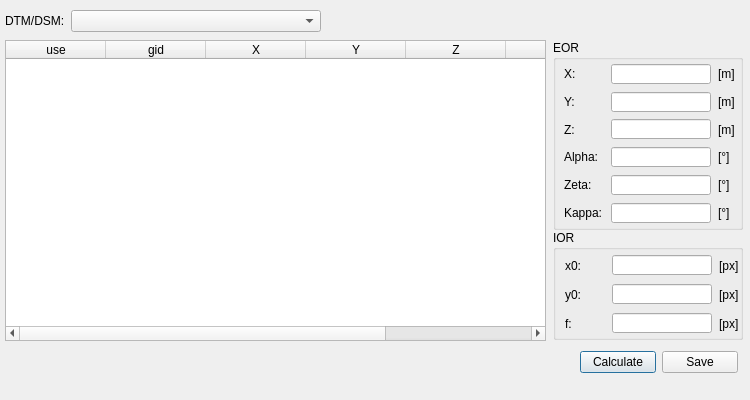
<?xml version="1.0" encoding="UTF-8"?>
<ui version="4.0">
 <class>Dialog</class>
 <widget class="QDialog" name="Dialog">
  <property name="geometry">
   <rect>
    <x>0</x>
    <y>0</y>
    <width>750</width>
    <height>400</height>
   </rect>
  </property>
  <property name="minimumSize">
   <size>
    <width>750</width>
    <height>400</height>
   </size>
  </property>
  <property name="maximumSize">
   <size>
    <width>750</width>
    <height>400</height>
   </size>
  </property>
  <property name="windowTitle">
   <string>Dialog</string>
  </property>
  <widget class="QTableWidget" name="table_gcps">
   <property name="geometry">
    <rect>
     <x>5</x>
     <y>40</y>
     <width>541</width>
     <height>301</height>
    </rect>
   </property>
   <property name="sizeAdjustPolicy">
    <enum>QAbstractScrollArea::AdjustToContentsOnFirstShow</enum>
   </property>
   <property name="editTriggers">
    <set>QAbstractItemView::NoEditTriggers</set>
   </property>
   <property name="alternatingRowColors">
    <bool>true</bool>
   </property>
   <property name="selectionMode">
    <enum>QAbstractItemView::NoSelection</enum>
   </property>
   <property name="selectionBehavior">
    <enum>QAbstractItemView::SelectRows</enum>
   </property>
   <attribute name="horizontalHeaderHighlightSections">
    <bool>true</bool>
   </attribute>
   <column>
    <property name="text">
     <string>use</string>
    </property>
   </column>
   <column>
    <property name="text">
     <string>gid</string>
    </property>
   </column>
   <column>
    <property name="text">
     <string>X</string>
    </property>
   </column>
   <column>
    <property name="text">
     <string>Y</string>
    </property>
   </column>
   <column>
    <property name="text">
     <string>Z</string>
    </property>
   </column>
   <column>
    <property name="text">
     <string>x</string>
    </property>
   </column>
   <column>
    <property name="text">
     <string>y</string>
    </property>
   </column>
  </widget>
  <widget class="QGroupBox" name="groupBox">
   <property name="geometry">
    <rect>
     <x>553</x>
     <y>40</y>
     <width>190</width>
     <height>190</height>
    </rect>
   </property>
   <property name="minimumSize">
    <size>
     <width>190</width>
     <height>190</height>
    </size>
   </property>
   <property name="maximumSize">
    <size>
     <width>190</width>
     <height>200</height>
    </size>
   </property>
   <property name="layoutDirection">
    <enum>Qt::LeftToRight</enum>
   </property>
   <property name="title">
    <string>EOR</string>
   </property>
   <property name="flat">
    <bool>true</bool>
   </property>
   <property name="checkable">
    <bool>false</bool>
   </property>
   <widget class="QWidget" name="">
    <property name="geometry">
     <rect>
      <x>10</x>
      <y>23</y>
      <width>176</width>
      <height>161</height>
     </rect>
    </property>
    <layout class="QVBoxLayout" name="verticalLayout">
     <item>
      <layout class="QHBoxLayout" name="horizontalLayout_2">
       <item>
        <widget class="QLabel" name="label_2">
         <property name="minimumSize">
          <size>
           <width>40</width>
           <height>0</height>
          </size>
         </property>
         <property name="maximumSize">
          <size>
           <width>40</width>
           <height>16777215</height>
          </size>
         </property>
         <property name="lineWidth">
          <number>0</number>
         </property>
         <property name="text">
          <string>X:</string>
         </property>
        </widget>
       </item>
       <item>
        <widget class="QLineEdit" name="line_prc_x">
         <property name="enabled">
          <bool>true</bool>
         </property>
         <property name="minimumSize">
          <size>
           <width>100</width>
           <height>20</height>
          </size>
         </property>
         <property name="maximumSize">
          <size>
           <width>100</width>
           <height>20</height>
          </size>
         </property>
         <property name="readOnly">
          <bool>true</bool>
         </property>
        </widget>
       </item>
       <item>
        <widget class="QLabel" name="label_11">
         <property name="minimumSize">
          <size>
           <width>20</width>
           <height>0</height>
          </size>
         </property>
         <property name="maximumSize">
          <size>
           <width>20</width>
           <height>16777215</height>
          </size>
         </property>
         <property name="text">
          <string>[m]</string>
         </property>
        </widget>
       </item>
      </layout>
     </item>
     <item>
      <layout class="QHBoxLayout" name="horizontalLayout_3">
       <item>
        <widget class="QLabel" name="label_3">
         <property name="minimumSize">
          <size>
           <width>40</width>
           <height>0</height>
          </size>
         </property>
         <property name="maximumSize">
          <size>
           <width>40</width>
           <height>16777215</height>
          </size>
         </property>
         <property name="text">
          <string>Y:</string>
         </property>
        </widget>
       </item>
       <item>
        <widget class="QLineEdit" name="line_prc_y">
         <property name="minimumSize">
          <size>
           <width>100</width>
           <height>20</height>
          </size>
         </property>
         <property name="maximumSize">
          <size>
           <width>100</width>
           <height>20</height>
          </size>
         </property>
         <property name="readOnly">
          <bool>true</bool>
         </property>
        </widget>
       </item>
       <item>
        <widget class="QLabel" name="label_12">
         <property name="minimumSize">
          <size>
           <width>20</width>
           <height>0</height>
          </size>
         </property>
         <property name="maximumSize">
          <size>
           <width>20</width>
           <height>16777215</height>
          </size>
         </property>
         <property name="text">
          <string>[m]</string>
         </property>
        </widget>
       </item>
      </layout>
     </item>
     <item>
      <layout class="QHBoxLayout" name="horizontalLayout_4">
       <item>
        <widget class="QLabel" name="label_4">
         <property name="minimumSize">
          <size>
           <width>40</width>
           <height>0</height>
          </size>
         </property>
         <property name="maximumSize">
          <size>
           <width>40</width>
           <height>16777215</height>
          </size>
         </property>
         <property name="text">
          <string>Z:</string>
         </property>
        </widget>
       </item>
       <item>
        <widget class="QLineEdit" name="line_prc_z">
         <property name="minimumSize">
          <size>
           <width>100</width>
           <height>20</height>
          </size>
         </property>
         <property name="maximumSize">
          <size>
           <width>100</width>
           <height>20</height>
          </size>
         </property>
         <property name="readOnly">
          <bool>true</bool>
         </property>
        </widget>
       </item>
       <item>
        <widget class="QLabel" name="label_13">
         <property name="minimumSize">
          <size>
           <width>20</width>
           <height>0</height>
          </size>
         </property>
         <property name="maximumSize">
          <size>
           <width>20</width>
           <height>16777215</height>
          </size>
         </property>
         <property name="text">
          <string>[m]</string>
         </property>
        </widget>
       </item>
      </layout>
     </item>
     <item>
      <layout class="QHBoxLayout" name="horizontalLayout_5">
       <item>
        <widget class="QLabel" name="label_5">
         <property name="minimumSize">
          <size>
           <width>40</width>
           <height>0</height>
          </size>
         </property>
         <property name="maximumSize">
          <size>
           <width>40</width>
           <height>16777215</height>
          </size>
         </property>
         <property name="text">
          <string>Alpha:</string>
         </property>
        </widget>
       </item>
       <item>
        <widget class="QLineEdit" name="line_alpha">
         <property name="minimumSize">
          <size>
           <width>100</width>
           <height>20</height>
          </size>
         </property>
         <property name="maximumSize">
          <size>
           <width>100</width>
           <height>20</height>
          </size>
         </property>
         <property name="readOnly">
          <bool>true</bool>
         </property>
        </widget>
       </item>
       <item>
        <widget class="QLabel" name="label_14">
         <property name="minimumSize">
          <size>
           <width>20</width>
           <height>0</height>
          </size>
         </property>
         <property name="maximumSize">
          <size>
           <width>20</width>
           <height>16777215</height>
          </size>
         </property>
         <property name="text">
          <string>[°]</string>
         </property>
        </widget>
       </item>
      </layout>
     </item>
     <item>
      <layout class="QHBoxLayout" name="horizontalLayout_6">
       <item>
        <widget class="QLabel" name="label_6">
         <property name="minimumSize">
          <size>
           <width>40</width>
           <height>0</height>
          </size>
         </property>
         <property name="maximumSize">
          <size>
           <width>40</width>
           <height>16777215</height>
          </size>
         </property>
         <property name="text">
          <string>Zeta:</string>
         </property>
        </widget>
       </item>
       <item>
        <widget class="QLineEdit" name="line_zeta">
         <property name="minimumSize">
          <size>
           <width>100</width>
           <height>20</height>
          </size>
         </property>
         <property name="maximumSize">
          <size>
           <width>100</width>
           <height>20</height>
          </size>
         </property>
         <property name="readOnly">
          <bool>true</bool>
         </property>
        </widget>
       </item>
       <item>
        <widget class="QLabel" name="label_15">
         <property name="minimumSize">
          <size>
           <width>20</width>
           <height>0</height>
          </size>
         </property>
         <property name="maximumSize">
          <size>
           <width>20</width>
           <height>16777215</height>
          </size>
         </property>
         <property name="text">
          <string>[°]</string>
         </property>
        </widget>
       </item>
      </layout>
     </item>
     <item>
      <layout class="QHBoxLayout" name="horizontalLayout_7">
       <item>
        <widget class="QLabel" name="label_7">
         <property name="minimumSize">
          <size>
           <width>40</width>
           <height>0</height>
          </size>
         </property>
         <property name="maximumSize">
          <size>
           <width>40</width>
           <height>16777215</height>
          </size>
         </property>
         <property name="text">
          <string>Kappa:</string>
         </property>
        </widget>
       </item>
       <item>
        <widget class="QLineEdit" name="line_kappa">
         <property name="minimumSize">
          <size>
           <width>100</width>
           <height>20</height>
          </size>
         </property>
         <property name="maximumSize">
          <size>
           <width>100</width>
           <height>20</height>
          </size>
         </property>
         <property name="readOnly">
          <bool>true</bool>
         </property>
        </widget>
       </item>
       <item>
        <widget class="QLabel" name="label_16">
         <property name="minimumSize">
          <size>
           <width>20</width>
           <height>0</height>
          </size>
         </property>
         <property name="maximumSize">
          <size>
           <width>20</width>
           <height>16777215</height>
          </size>
         </property>
         <property name="text">
          <string>[°]</string>
         </property>
        </widget>
       </item>
      </layout>
     </item>
    </layout>
   </widget>
  </widget>
  <widget class="QGroupBox" name="groupBox_2">
   <property name="geometry">
    <rect>
     <x>553</x>
     <y>230</y>
     <width>190</width>
     <height>110</height>
    </rect>
   </property>
   <property name="minimumSize">
    <size>
     <width>190</width>
     <height>110</height>
    </size>
   </property>
   <property name="maximumSize">
    <size>
     <width>190</width>
     <height>110</height>
    </size>
   </property>
   <property name="title">
    <string>IOR</string>
   </property>
   <property name="flat">
    <bool>true</bool>
   </property>
   <widget class="QWidget" name="">
    <property name="geometry">
     <rect>
      <x>11</x>
      <y>24</y>
      <width>176</width>
      <height>81</height>
     </rect>
    </property>
    <layout class="QVBoxLayout" name="verticalLayout_2">
     <item>
      <layout class="QHBoxLayout" name="horizontalLayout_8">
       <item>
        <widget class="QLabel" name="label_8">
         <property name="minimumSize">
          <size>
           <width>40</width>
           <height>0</height>
          </size>
         </property>
         <property name="maximumSize">
          <size>
           <width>40</width>
           <height>16777215</height>
          </size>
         </property>
         <property name="text">
          <string>x0:</string>
         </property>
        </widget>
       </item>
       <item>
        <widget class="QLineEdit" name="line_x0">
         <property name="enabled">
          <bool>true</bool>
         </property>
         <property name="minimumSize">
          <size>
           <width>100</width>
           <height>20</height>
          </size>
         </property>
         <property name="maximumSize">
          <size>
           <width>100</width>
           <height>20</height>
          </size>
         </property>
         <property name="readOnly">
          <bool>true</bool>
         </property>
        </widget>
       </item>
       <item>
        <widget class="QLabel" name="label_17">
         <property name="minimumSize">
          <size>
           <width>20</width>
           <height>0</height>
          </size>
         </property>
         <property name="maximumSize">
          <size>
           <width>20</width>
           <height>16777215</height>
          </size>
         </property>
         <property name="text">
          <string>[px]</string>
         </property>
        </widget>
       </item>
      </layout>
     </item>
     <item>
      <layout class="QHBoxLayout" name="horizontalLayout_9">
       <item>
        <widget class="QLabel" name="label_9">
         <property name="minimumSize">
          <size>
           <width>40</width>
           <height>0</height>
          </size>
         </property>
         <property name="maximumSize">
          <size>
           <width>40</width>
           <height>16777215</height>
          </size>
         </property>
         <property name="text">
          <string>y0:</string>
         </property>
        </widget>
       </item>
       <item>
        <widget class="QLineEdit" name="line_y0">
         <property name="minimumSize">
          <size>
           <width>100</width>
           <height>20</height>
          </size>
         </property>
         <property name="maximumSize">
          <size>
           <width>100</width>
           <height>20</height>
          </size>
         </property>
         <property name="readOnly">
          <bool>true</bool>
         </property>
        </widget>
       </item>
       <item>
        <widget class="QLabel" name="label_18">
         <property name="minimumSize">
          <size>
           <width>20</width>
           <height>0</height>
          </size>
         </property>
         <property name="maximumSize">
          <size>
           <width>20</width>
           <height>16777215</height>
          </size>
         </property>
         <property name="text">
          <string>[px]</string>
         </property>
        </widget>
       </item>
      </layout>
     </item>
     <item>
      <layout class="QHBoxLayout" name="horizontalLayout_10">
       <item>
        <widget class="QLabel" name="label_10">
         <property name="minimumSize">
          <size>
           <width>40</width>
           <height>0</height>
          </size>
         </property>
         <property name="maximumSize">
          <size>
           <width>40</width>
           <height>16777215</height>
          </size>
         </property>
         <property name="text">
          <string>f:</string>
         </property>
        </widget>
       </item>
       <item>
        <widget class="QLineEdit" name="line_f">
         <property name="minimumSize">
          <size>
           <width>100</width>
           <height>20</height>
          </size>
         </property>
         <property name="maximumSize">
          <size>
           <width>100</width>
           <height>20</height>
          </size>
         </property>
         <property name="readOnly">
          <bool>true</bool>
         </property>
        </widget>
       </item>
       <item>
        <widget class="QLabel" name="label_19">
         <property name="minimumSize">
          <size>
           <width>20</width>
           <height>0</height>
          </size>
         </property>
         <property name="maximumSize">
          <size>
           <width>20</width>
           <height>16777215</height>
          </size>
         </property>
         <property name="text">
          <string>[px]</string>
         </property>
        </widget>
       </item>
      </layout>
     </item>
    </layout>
   </widget>
  </widget>
  <widget class="QWidget" name="layoutWidget">
   <property name="geometry">
    <rect>
     <x>5</x>
     <y>10</y>
     <width>541</width>
     <height>22</height>
    </rect>
   </property>
   <layout class="QHBoxLayout" name="horizontalLayout">
    <item>
     <widget class="QLabel" name="label">
      <property name="text">
       <string>DTM/DSM:</string>
      </property>
     </widget>
    </item>
    <item>
     <widget class="QComboBox" name="combo_raster_lyrs">
      <property name="minimumSize">
       <size>
        <width>250</width>
        <height>0</height>
       </size>
      </property>
      <property name="maximumSize">
       <size>
        <width>250</width>
        <height>16777215</height>
       </size>
      </property>
     </widget>
    </item>
    <item>
     <spacer name="horizontalSpacer">
      <property name="orientation">
       <enum>Qt::Horizontal</enum>
      </property>
      <property name="sizeHint" stdset="0">
       <size>
        <width>40</width>
        <height>20</height>
       </size>
      </property>
     </spacer>
    </item>
   </layout>
  </widget>
  <widget class="QWidget" name="">
   <property name="geometry">
    <rect>
     <x>580</x>
     <y>350</y>
     <width>158</width>
     <height>25</height>
    </rect>
   </property>
   <layout class="QHBoxLayout" name="horizontalLayout_11">
    <item>
     <widget class="QPushButton" name="btn_calculate">
      <property name="text">
       <string>Calculate</string>
      </property>
     </widget>
    </item>
    <item>
     <widget class="QPushButton" name="pushButton_2">
      <property name="text">
       <string>Save</string>
      </property>
     </widget>
    </item>
   </layout>
  </widget>
 </widget>
 <resources/>
 <connections/>
</ui>
